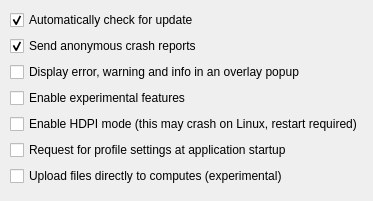
     <widget class="QWidget" name="uiMiscTab">
      <attribute name="title">
       <string>Miscellaneous</string>
      </attribute>
      <layout class="QVBoxLayout" name="verticalLayout_2">
       <property name="leftMargin">
        <number>10</number>
       </property>
       <property name="topMargin">
        <number>10</number>
       </property>
       <property name="rightMargin">
        <number>10</number>
       </property>
       <property name="bottomMargin">
        <number>10</number>
       </property>
       <item>
        <widget class="QCheckBox" name="uiCheckForUpdateCheckBox">
         <property name="text">
          <string>Automatically check for update</string>
         </property>
         <property name="checked">
          <bool>true</bool>
         </property>
        </widget>
       </item>
       <item>
        <widget class="QCheckBox" name="uiCrashReportCheckBox">
         <property name="text">
          <string>Send anonymous crash reports</string>
         </property>
         <property name="checked">
          <bool>true</bool>
         </property>
        </widget>
       </item>
       <item>
        <widget class="QCheckBox" name="uiOverlayNotificationsCheckBox">
         <property name="text">
          <string>Display error, warning and info in an overlay popup</string>
         </property>
        </widget>
       </item>
       <item>
        <widget class="QCheckBox" name="uiExperimentalFeaturesCheckBox">
         <property name="text">
          <string>Enable experimental features</string>
         </property>
        </widget>
       </item>
       <item>
        <widget class="QCheckBox" name="uiHdpiCheckBox">
         <property name="text">
          <string>Enable HDPI mode (this may crash on Linux, restart required)</string>
         </property>
        </widget>
       </item>
       <item>
        <widget class="QCheckBox" name="uiMultiProfilesCheckBox">
         <property name="text">
          <string>Request for profile settings at application startup</string>
         </property>
        </widget>
       </item>
       <item>
        <widget class="QCheckBox" name="uiDirectFileUpload">
         <property name="toolTip">
          <string>Experimental, requires computes visibility from GUI network</string>
         </property>
         <property name="text">
          <string>Upload files directly to computes (experimental)</string>
         </property>
        </widget>
       </item>
       <item>
        <spacer name="verticalSpacer">
         <property name="orientation">
          <enum>Qt::Vertical</enum>
         </property>
         <property name="sizeHint" stdset="0">
          <size>
           <width>20</width>
           <height>5</height>
          </size>
         </property>
        </spacer>
       </item>
      </layout>
     </widget>
